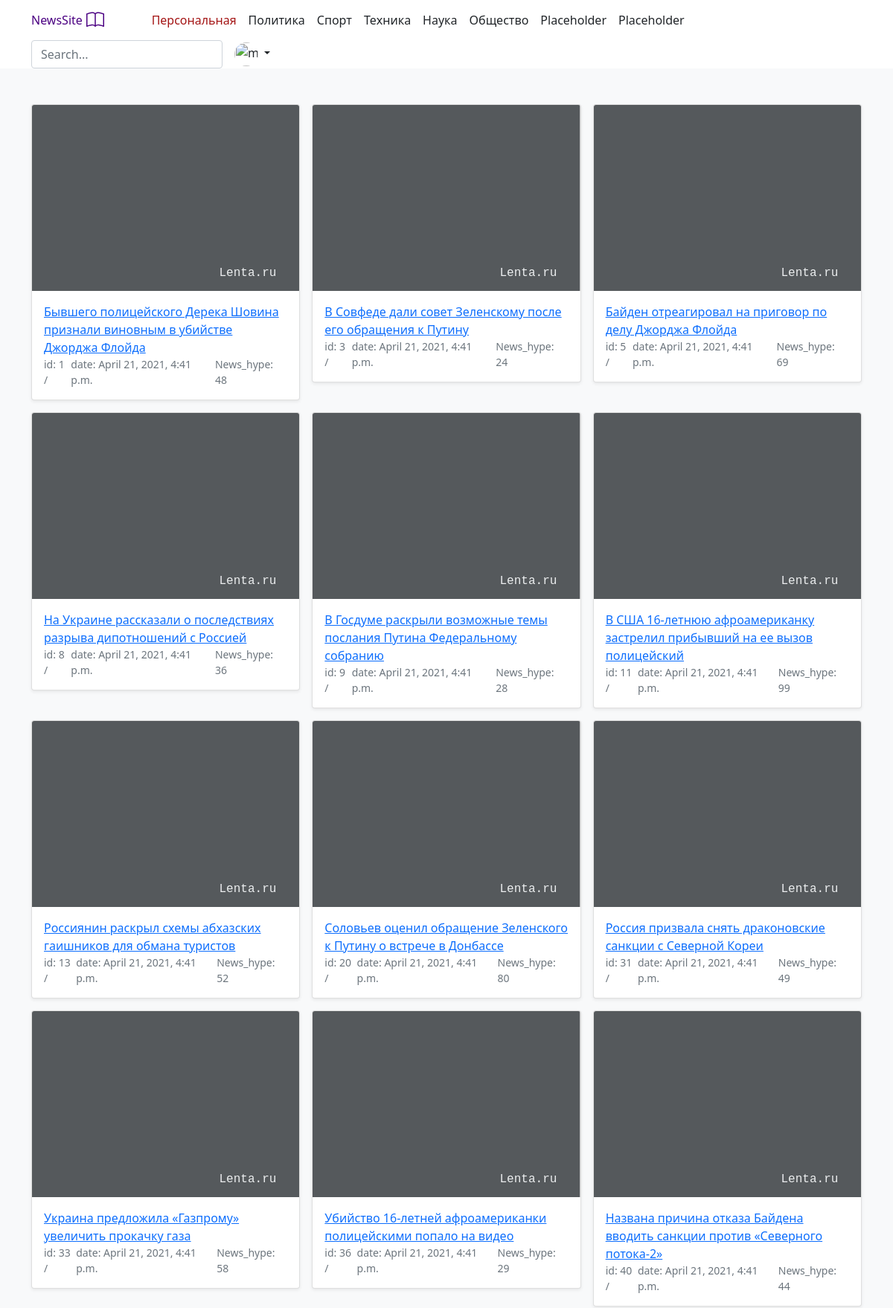
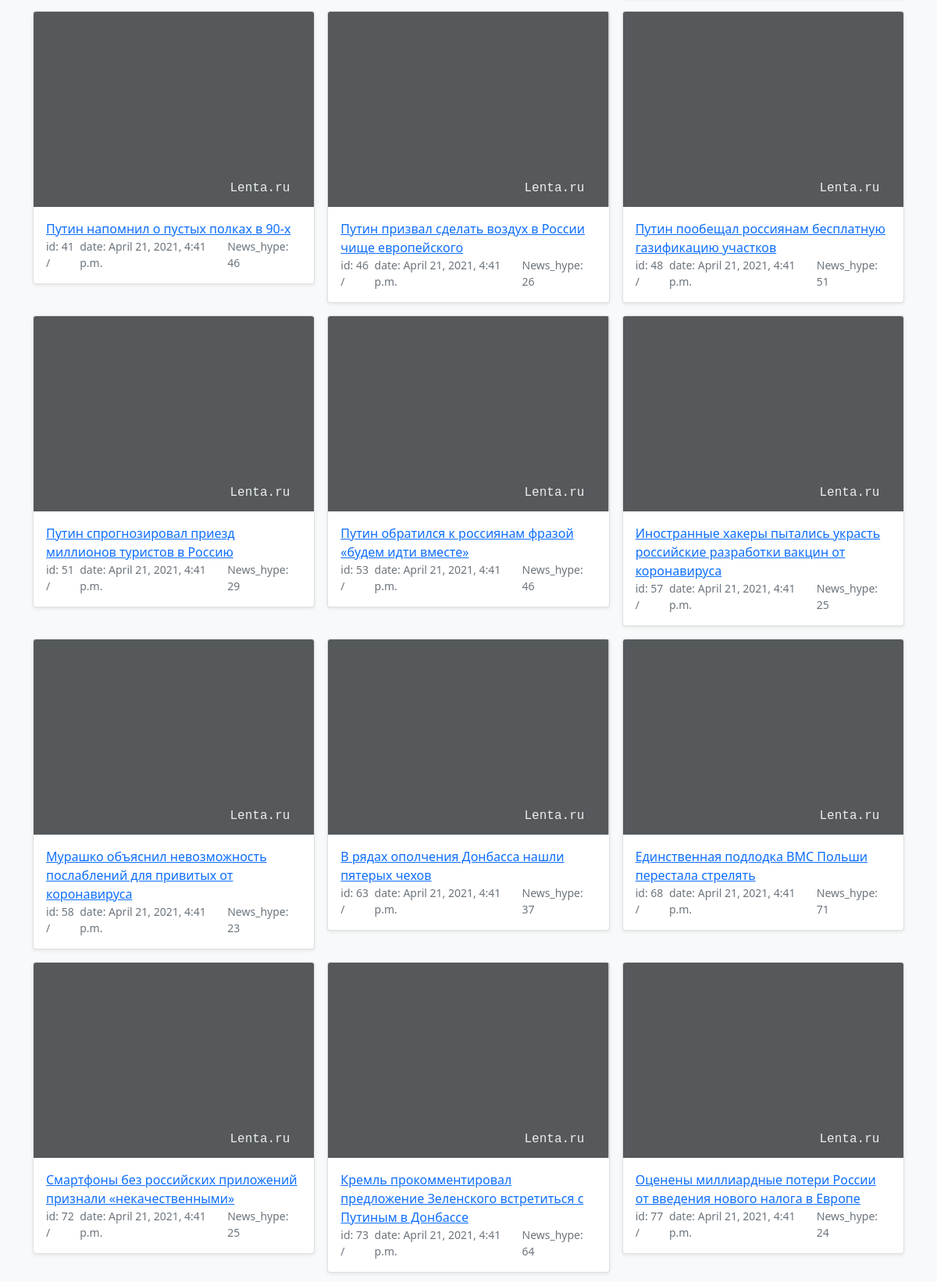
The page /news_site/news3/ (upper part) on the database its author committed (2 pictures, top to bottom).
### news_site/models.py (models this page shows, shortened)
class News(models.Model):
    id = models.AutoField(auto_created=True, primary_key=True, serialize=False, verbose_name='ID')
    news_text = models.CharField(max_length=200, blank=True, null=True)
    news_url = models.CharField(max_length=200, blank=True, null=True)
    news_hype_rate = models.PositiveSmallIntegerField(blank=True, null=True)
    pub_date = models.DateTimeField(auto_now_add=True, blank=True, null=True)

### news_site/views.py (the view)
# urls.py: path('news3/', views.News3.as_view(), name='News3'),
class News3(generic.ListView):
    news = News
    def get(self, request):
        num_visits3 = request.session.get('num_visits3', 0)
        request.session['num_visits3'] = num_visits3 + 1
        news_list = News.objects.filter(news_hype_rate__range=(21, 100))
        return render(
            request,
            'news_site/news_list.html',
            {'object_list': news_list},
        )

### news_site/templates/news_site/news_list.html (shortened to what this page needs)
{% extends "base.html" %}
{% block content %}
<main>
<div class="album py-5 bg-light">
    <div class="container">
      <div class="row row-cols-1 row-cols-sm-2 row-cols-md-3 g-3">
        {% if object_list %}
          {% for news in object_list %}
            <div class="col">
              <div class="card shadow-sm">
                <svg class="bd-placeholder-img card-img-top" width="100%" height="250" xmlns="http://www.w3.org/2000/svg" role="img" preserveAspectRatio="xMidYMid slice" focusable="false">
                  <text dx="70%" y="90%" fill="#eceeef" dy=".3em" class="example">Lenta.ru</text>
                </svg>
                <div class="card-body">
                  <a class="card-text" href="{{ news.news_url }}"> {{ news.news_text }}</a>
                  <div class="d-flex justify-content-between align-items-center">
                    <div class="btn-group">
                      <small class="text-muted">id: {{ news.id }}  /  </small>
                      <small class="text-muted"> date: {{ news.pub_date }}</small>
                    </div>
                    <small class="text-muted">News_hype: {{ news.news_hype_rate }}</small>
                  </div>
                </div>
              </div>
            </div>
          {% endfor %}
        {% else %}
          <p>There are no news.</p>
        {% endif %}
      </div>
    </div>
</div>
{% endblock %}

### news_site/templates/news_site/news_list.html (style rules this page uses)
.example { font-family: "Courier New", Courier, monospace; white-space: pre; }

### rows shown on the page
News: news_text "Бывшего полицейского Дерека Шовина признали виновным в убийстве Джорджа Флойда", id "1", pub_date "April 21, 2021, 4:41 p.m.", news_hype_rate "48"
News: news_text "В Совфеде дали совет Зеленскому после его обращения к Путину", id "3", pub_date "April 21, 2021, 4:41 p.m.", news_hype_rate "24"
News: news_text "Байден отреагировал на приговор по делу Джорджа Флойда", id "5", pub_date "April 21, 2021, 4:41 p.m.", news_hype_rate "69"
News: news_text "На Украине рассказали о последствиях разрыва дипотношений с Россией", id "8", pub_date "April 21, 2021, 4:41 p.m.", news_hype_rate "36"
News: news_text "В Госдуме раскрыли возможные темы послания Путина Федеральному собранию", id "9", pub_date "April 21, 2021, 4:41 p.m.", news_hype_rate "28"
News: news_text "В США 16-летнюю афроамериканку застрелил прибывший на ее вызов полицейский", id "11", pub_date "April 21, 2021, 4:41 p.m.", news_hype_rate "99"
News: news_text "Россиянин раскрыл схемы абхазских гаишников для обмана туристов", id "13", pub_date "April 21, 2021, 4:41 p.m.", news_hype_rate "52"
News: news_text "Соловьев оценил обращение Зеленского к Путину о встрече в Донбассе", id "20", pub_date "April 21, 2021, 4:41 p.m.", news_hype_rate "80"
News: news_text "Россия призвала снять драконовские санкции с Северной Кореи", id "31", pub_date "April 21, 2021, 4:41 p.m.", news_hype_rate "49"
News: news_text "Украина предложила «Газпрому» увеличить прокачку газа", id "33", pub_date "April 21, 2021, 4:41 p.m.", news_hype_rate "58"
News: news_text "Убийство 16-летней афроамериканки полицейскими попало на видео", id "36", pub_date "April 21, 2021, 4:41 p.m.", news_hype_rate "29"
News: news_text "Названа причина отказа Байдена вводить санкции против «Северного потока-2»", id "40", pub_date "April 21, 2021, 4:41 p.m.", news_hype_rate "44"
News: news_text "Путин напомнил о пустых полках в 90-х", id "41", pub_date "April 21, 2021, 4:41 p.m.", news_hype_rate "46"
News: news_text "Путин призвал сделать воздух в России чище европейского", id "46", pub_date "April 21, 2021, 4:41 p.m.", news_hype_rate "26"
News: news_text "Путин пообещал россиянам бесплатную газификацию участков", id "48", pub_date "April 21, 2021, 4:41 p.m.", news_hype_rate "51"
News: news_text "Путин спрогнозировал приезд миллионов туристов в Россию", id "51", pub_date "April 21, 2021, 4:41 p.m.", news_hype_rate "29"
News: news_text "Путин обратился к россиянам фразой «будем идти вместе»", id "53", pub_date "April 21, 2021, 4:41 p.m.", news_hype_rate "46"
News: news_text "Иностранные хакеры пытались украсть российские разработки вакцин от коронавируса", id "57", pub_date "April 21, 2021, 4:41 p.m.", news_hype_rate "25"
News: news_text "Мурашко объяснил невозможность послаблений для привитых от коронавируса", id "58", pub_date "April 21, 2021, 4:41 p.m.", news_hype_rate "23"
News: news_text "В рядах ополчения Донбасса нашли пятерых чехов", id "63", pub_date "April 21, 2021, 4:41 p.m.", news_hype_rate "37"
News: news_text "Единственная подлодка ВМС Польши перестала стрелять", id "68", pub_date "April 21, 2021, 4:41 p.m.", news_hype_rate "71"
News: news_text "Смартфоны без российских приложений признали «некачественными»", id "72", pub_date "April 21, 2021, 4:41 p.m.", news_hype_rate "25"
News: news_text "Кремль прокомментировал предложение Зеленского встретиться с Путиным в Донбассе", id "73", pub_date "April 21, 2021, 4:41 p.m.", news_hype_rate "64"
News: news_text "Оценены миллиардные потери России от введения нового налога в Европе", id "77", pub_date "April 21, 2021, 4:41 p.m.", news_hype_rate "24"
